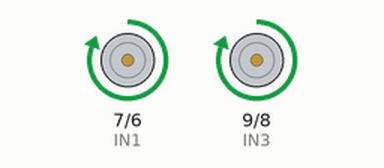
Simulated run of this sketch. Board: Arduino Uno, built with avr-gcc and run on an emulated ATmega328P. Shown: motor-driver pin pairs drawn as motors (green arrow = first pin HIGH = forward, orange = second pin HIGH = backward, longer = more drive, scaled by the enable pin).

Above: at 1.0 s.
At 4.0 s:
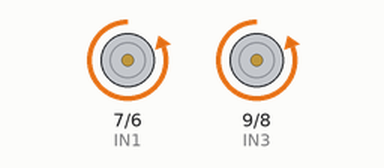
At 7.0 s:
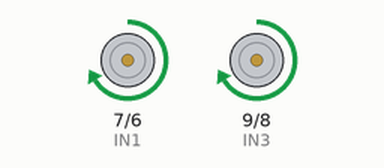
At 11.0 s:
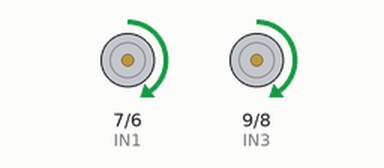
Timing chart, 0 to 18.2 s (numbered marks = the images above):
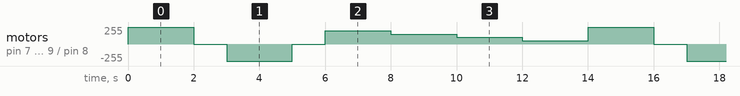

Measured:
- by itself, motor on pin 7 (IN1) / pin 6 (IN2), motor on pin 9 (IN3) / pin 8 (IN4): repeats every 14.0 s: stopped 1.0 s, backward 255/255 2.0 s, stopped 1.0 s, forward 200/255 2.0 s, forward 150/255 2.0 s, forward 100/255 2.0 s, forward 50/255 2.0 s, forward 255/255 2.0 s

The sketch:

motor_driver.ino
```cpp
#define ENA 5   // Speed control for Motor A
#define IN1 7   // Direction for Motor A
#define IN2 6

#define ENB 10  // Speed control for Motor B
#define IN3 9   // Direction for Motor B
#define IN4 8

void setup() {
    pinMode(ENA, OUTPUT);
    pinMode(IN1, OUTPUT);
    pinMode(IN2, OUTPUT);
    pinMode(ENB, OUTPUT);
    pinMode(IN3, OUTPUT);
    pinMode(IN4, OUTPUT);
}

void loop() {
    int speedA = 255;  // Speed (0-255)
    int speedB = 255;

    // Move forward
    digitalWrite(IN1, HIGH);
    digitalWrite(IN2, LOW);
    digitalWrite(IN3, HIGH);
    digitalWrite(IN4, LOW);
    analogWrite(ENA, speedA);
    analogWrite(ENB, speedB);
    delay(2000);

    // Stop
    digitalWrite(IN1, LOW);
    digitalWrite(IN2, LOW);
    digitalWrite(IN3, LOW);
    digitalWrite(IN4, LOW);
    delay(1000);

    // Move backward
    digitalWrite(IN1, LOW);
    digitalWrite(IN2, HIGH);
    digitalWrite(IN3, LOW);
    digitalWrite(IN4, HIGH);
    analogWrite(ENA, speedA);
    analogWrite(ENB, speedB);
    delay(2000);

    // Stop again
    digitalWrite(IN1, LOW);
    digitalWrite(IN2, LOW);
    digitalWrite(IN3, LOW);
    digitalWrite(IN4, LOW);
    delay(1000);
    speedA = 200;  // Speed (0-255)
    speedB = 200;

    // Move forward
    digitalWrite(IN1, HIGH);
    digitalWrite(IN2, LOW);
    digitalWrite(IN3, HIGH);
    digitalWrite(IN4, LOW);
    analogWrite(ENA, speedA);
    analogWrite(ENB, speedB);
    delay(2000);
    speedA = 150;  // Speed (0-255)
    speedB = 150;

    // Move forward
    digitalWrite(IN1, HIGH);
    digitalWrite(IN2, LOW);
    digitalWrite(IN3, HIGH);
    digitalWrite(IN4, LOW);
    analogWrite(ENA, speedA);
    analogWrite(ENB, speedB);
    delay(2000);
    speedA = 100;  // Speed (0-255)
    speedB = 100;

    // Move forward
    digitalWrite(IN1, HIGH);
    digitalWrite(IN2, LOW);
    digitalWrite(IN3, HIGH);
    digitalWrite(IN4, LOW);
    analogWrite(ENA, speedA);
    analogWrite(ENB, speedB);
    delay(2000);

    speedA = 50;  // Speed (0-255)
    speedB = 50;

    // Move forward
    digitalWrite(IN1, HIGH);
    digitalWrite(IN2, LOW);
    digitalWrite(IN3, HIGH);
    digitalWrite(IN4, LOW);
    analogWrite(ENA, speedA);
    analogWrite(ENB, speedB);
    delay(2000);
}
```
